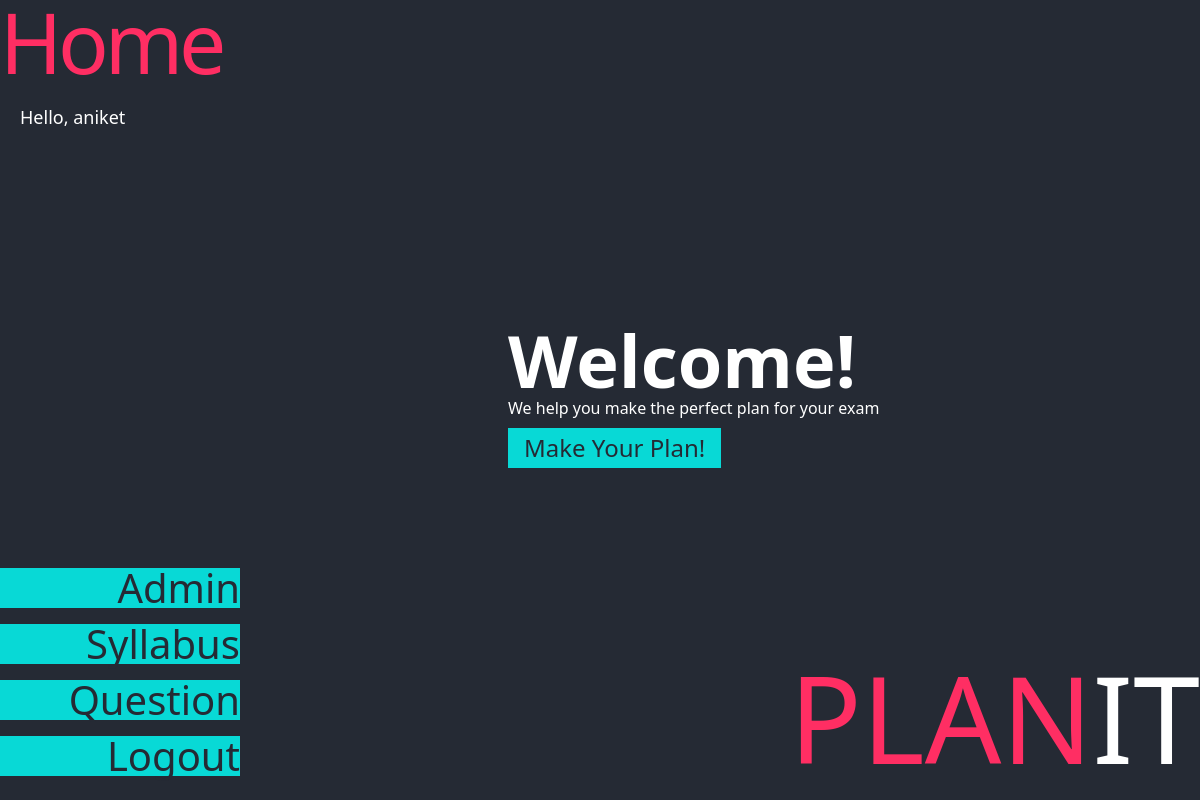
The page / (signed in) on the database as committed earlier.
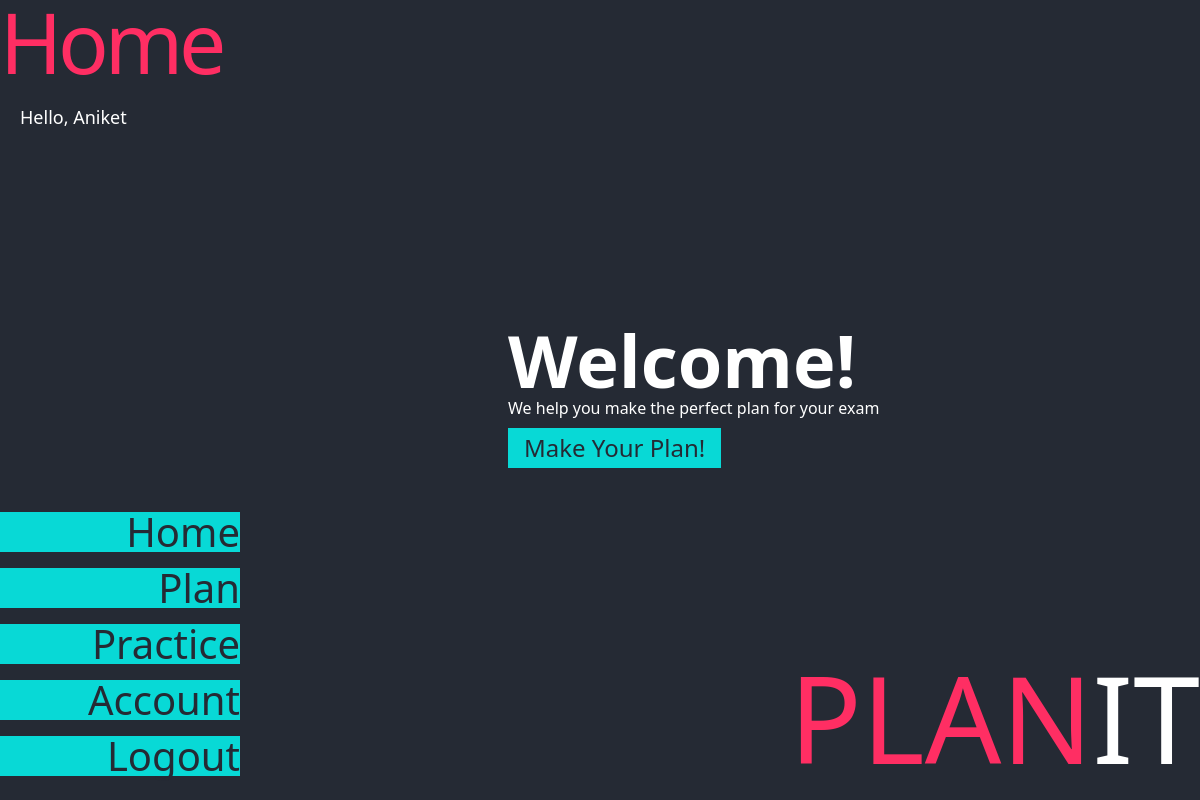
The same page on the database as committed later.
### tables this page shows
CREATE TABLE user (
  id INTEGER PRIMARY KEY AUTOINCREMENT,
  name TEXT NOT NULL,
  email TEXT UNIQUE NOT NULL,
  password TEXT NOT NULL,
  configured boolean DEFAULT 0 
);

### app/__init__.py (the view)
    @app.route('/')
    def index():
        return render_template("index.html", is_quote=False)
        data = get_random_quote()
        return render_template("index.html", is_quote=True, quote=data['quote'], author=data['author'])

### app/auth.py (called while the page is built)
@auth_blueprint.before_app_request
def load_logged_in_user():
    user_id = session.get('user_id')
    if user_id is None:
        g.user = None
    else:
        g.user = get_db().execute(
            'SELECT * FROM user WHERE id = ?', (user_id,)
        ).fetchone()

### app/db.py (called while the page is built)
def get_db():
    if 'db' not in g:
        g.db = sqlite3.connect(
            current_app.config['DATABASE'],
            detect_types=sqlite3.PARSE_DECLTYPES
        )
        g.db.row_factory = sqlite3.Row
    return g.db

### app/templates/index.html (shortened to what this page needs)
{% extends 'base.html' %}
{% block header %}
<h1>
</h1>
{% endblock %}
{% block content %}
<div class="flex flex-col justify-center w-full p-2 h-full  overflow-hidden">
  <div class="y-scroll">
    <div class="ml-32">
      <div class="text-7xl text-white font-bold">Welcome!</div>
      <div class="text-white">We help you make the perfect plan for your exam</div>
      <a href="{{ url_for('plan.show_plan') }}">
        <button class="bg-pgreen h-[5vh] my-2 px-4 text-[3vh] leading-none text-pblack ">Make Your Plan!</button>
      </a>
    </div>
  </div>
</div>
{% endblock %}

### app/templates/base.html (shortened to what this page needs)
<!doctype html>
<html class="p-0">
<script src="https://cdn.tailwindcss.com"></script>
<div id="anim_globe" class="h-[100vh] w-[100vw] bg-pblack p-0 m-0 flex overflow-hidden relative">
  <div class="h-full  flex flex-col justify-between">
    <div>
      <div class="text-pred text-[7vw]  leading-none tracking-tighter ">
        {% block header %}{% endblock %}
      </div>
      <div class="text-white text-[1.5vw] text-left m-5">
        {% if "name" in session %}
        Hello, {{session['name']}}
        {% endif %}
      </div>
    </div>
    {% if "admin" not in session %}
    <div class="flex flex-col my-4 mr-[10vw]">
      <a href="{{ url_for('index') }}">
        <div
          class="w-[20vw] bg-pgreen h-[5vh] my-2 text-right text-[5vh] leading-none text-pblack hover:bg-pred hover:text-white cursor-pointer">
          Home
        </div>
      </a>
      <a href="{{ url_for('plan.show_plan') }}">
        <div
          class="w-[20vw] bg-pgreen h-[5vh] my-2 text-right text-[5vh] leading-none text-pblack hover:bg-pred hover:text-white cursor-pointer">
          Plan
        </div>
      </a>
      <a href="{{ url_for('practice.config_test') }}">
        <div
          class="w-[20vw] bg-pgreen h-[5vh] my-2 text-right text-[5vh] leading-none text-pblack hover:bg-pred hover:text-white cursor-pointer">
          Practice
        </div>
      </a>
      {% if "name" in session %}
      <a href="{{ url_for('account.show_account',screen='test-dashboard') }}">
        <div
          class="w-[20vw] bg-pgreen h-[5vh] my-2 text-right text-[5vh] leading-none text-pblack hover:bg-pred hover:text-white cursor-pointer">
          Account
        </div>
      </a>
      <a href="{{ url_for('auth.logout') }}">
        <div
          class="w-[20vw] bg-pgreen h-[5vh] my-2 text-right text-[5vh] leading-none text-pblack hover:bg-pred hover:text-white cursor-pointer">
          Logout
        </div>
      </a>
      {% endif %}
    </div>
    {% endif %}
    {% if "admin" in session and session["admin"]==True %}
    <div class="flex flex-col my-4 mr-[10vw]">
      <a href="{{ url_for('admin.admin') }}">
        <div
          class="w-[20vw] bg-pgreen h-[5vh] my-2 text-right text-[5vh] leading-none text-pblack hover:bg-pred hover:text-white cursor-pointer">
          Admin
        </div>
      </a>
      <a href="{{ url_for('admin.admin_syllabus') }}">
        <div
          class="w-[20vw] bg-pgreen h-[5vh] my-2 text-right text-[5vh] leading-none text-pblack hover:bg-pred hover:text-white cursor-pointer">
          Syllabus
        </div>
      </a>
      <a href="{{ url_for('admin.admin_question') }}">
        <div
          class="w-[20vw] bg-pgreen h-[5vh] my-2 text-right text-[5vh] leading-none text-pblack hover:bg-pred hover:text-white cursor-pointer">
          Question
        </div>
      </a>
      <a href="{{ url_for('auth.logout') }}">
        <div
          class="w-[20vw] bg-pgreen h-[5vh] my-2 text-right text-[5vh] leading-none text-pblack hover:bg-pred hover:text-white cursor-pointer">
          Logout
        </div>
      </a>
    </div>
    {% endif %}
  </div>
  <div class="w-full h-full p-3 py-10">
    {% block content %}{% endblock %}
  </div>
</div>
<div class="absolute bottom-0 right-0 text-[10vw] leading-snug text-pred">
  PLAN<span class="text-white p-0 m-0">IT</span>
</div>
</html>

Rows that differ between the two databases and show on the page:
changed user: name "aniket" → "Aniket"
Other text that changed with them:
text no longer shown: "Admin Syllabus Question"
text now shown: "Home Plan Practice Account"
